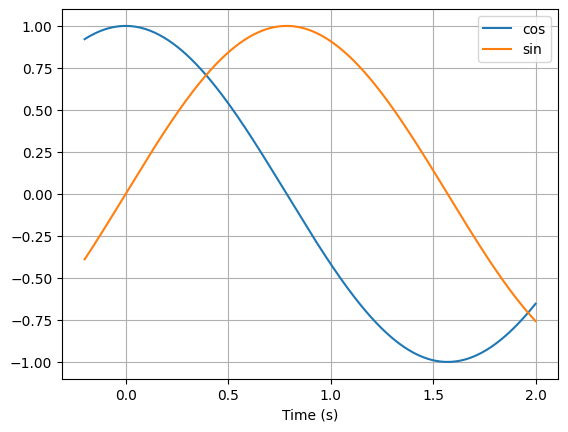

Recreate this plot in Python.
from matplotlib.pyplot import savefig, subplots
from numpy import linspace
from lcapy import *

figs, axes = subplots(1)
cos(2 * t).plot(axes=axes, label='cos')
sin(2 * t).plot(axes=axes, label='sin')
axes.legend()

savefig(__file__.replace('.py', '.png'), bbox_inches='tight')
